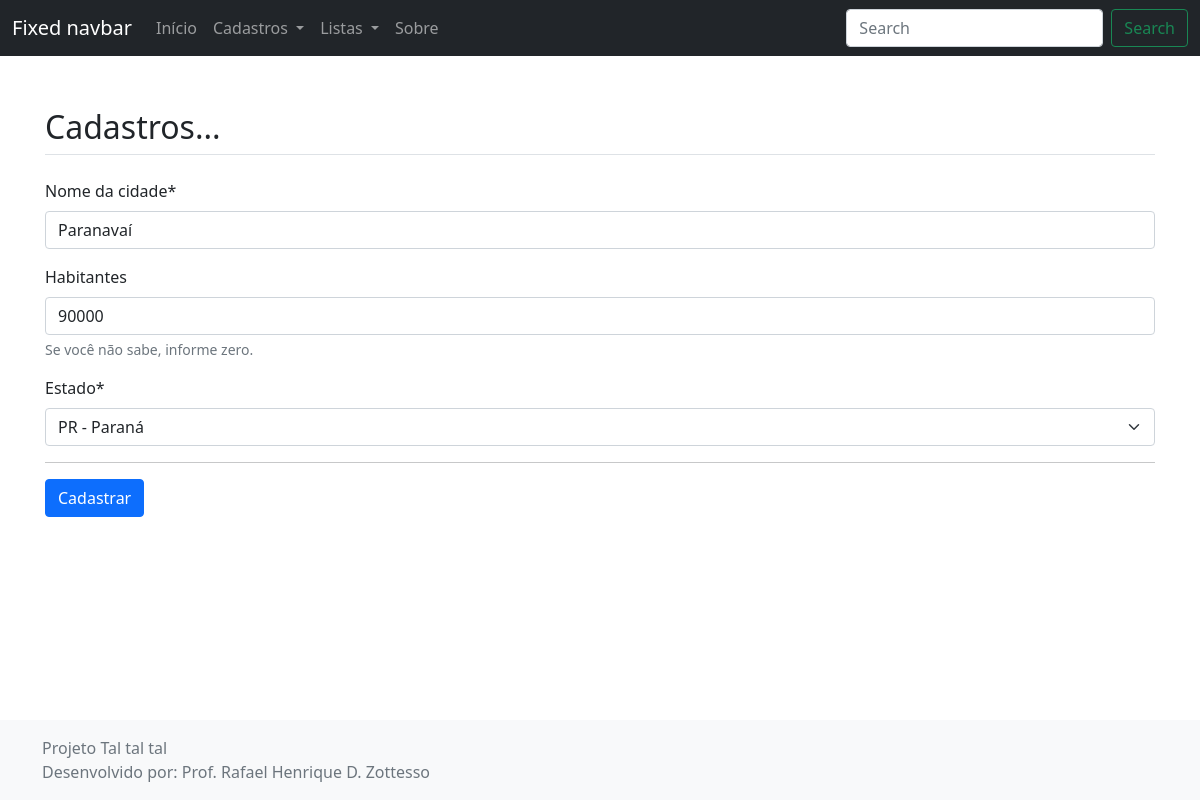
/editar/cidade/1/, run on the app's committed database.
### cadastros/models.py (models this page shows, shortened)
class Cidade(models.Model):
    nome = models.CharField(max_length=50, verbose_name="Nome da cidade", )
    habitantes = models.IntegerField(null=True, blank=True, default=0, help_text="Se você não sabe, informe zero.")
    estado = models.ForeignKey(Estado, on_delete=models.PROTECT)

class Estado(models.Model):
    sigla = models.CharField(max_length=2, unique=True)
    nome = models.CharField(max_length=50)
    def __str__(self):
        return self.sigla + ' - ' + self.nome

### cadastros/views.py (the view)
# urls.py: path('editar/cidade/<int:pk>/', CidadeUpdate.as_view(), name='editar-cidade'),
class CidadeUpdate(UpdateView):
    model = Cidade
    fields = ['nome', 'habitantes', 'estado']
    template_name = 'cadastros/form.html'
    success_url = reverse_lazy('listar-cidade')

### cadastros/templates/cadastros/form.html (shortened to what this page needs)
{% extends 'paginas/modelo.html' %}
{% load static %}
{% load crispy_forms_tags %}
{% block conteudo %}
    <h2 class="mt-4 mb-4 border-bottom pb-2">
        Cadastros...
    </h2>
    <form method="POST">
        {{ form|crispy }}
        <hr class="">
        <button type="submit" class="btn btn-primary">Cadastrar</button>
    </form>
{% endblock %}

### data on the page
Cidade: nome "Paranavaí", habitantes "90000", estado "PR - Paraná"
